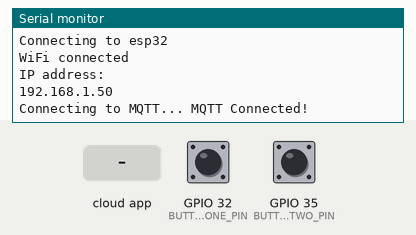
A sketch run on a simulated ESP32. On the bench: the last lines printed to the serial monitor. The test bench sets the inputs (shaded band); at power-on: GPIO 32 (BUTTON_ONE_PIN) HIGH, GPIO 35 (BUTTON_TWO_PIN) HIGH. WiFi joins after 1.5 s; servers stay silent unless stated; EEPROM starts erased; no MQTT or app messages arrive unless stated.

Above: at 5.2 s.
5.3 s: GPIO 32 (BUTTON_ONE_PIN) pulled LOW for 1 s
At 7.1 s:
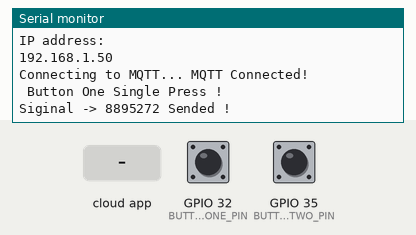
8.2 s: GPIO 35 (BUTTON_TWO_PIN) pulled LOW for 1 s
At 9.6 s:
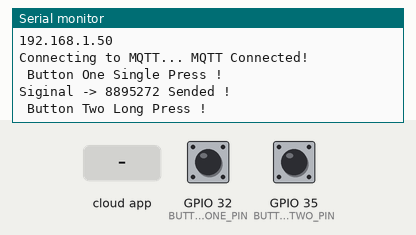
10.7 s: the phone or cloud app sets parking-open to OPEN
At 10.98 s:
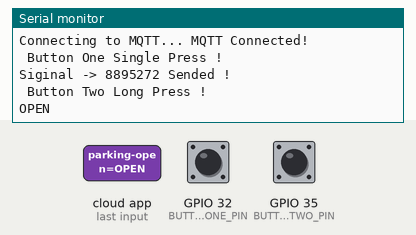
12.2 s: the phone or cloud app sets parking-close to CLOSE
At 12.48 s:
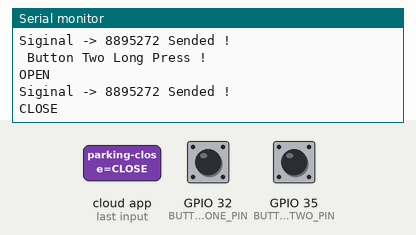
13.7 s: GPIO 32 (BUTTON_ONE_PIN) pulled LOW for 3.2 s
At 17.9 s:
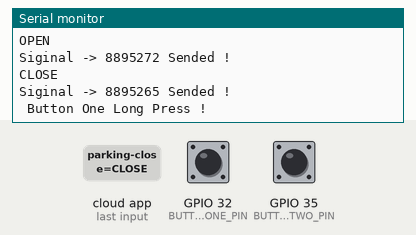
18.4 s: GPIO 35 (BUTTON_TWO_PIN) pulled LOW for 1 s
At 19.7 s:
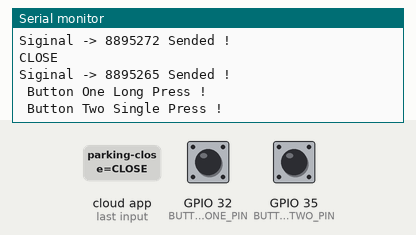

The sketch:

Project_sketch.ino
```cpp
/*
  Simple example for receiving

  https://github.com/sui77/rc-switch/
*/

#include <RCSwitch.h>
#include <AceButton.h>
#include <WiFi.h>
#include "WiFiClientSecure.h"
#include "Adafruit_MQTT.h"
#include "Adafruit_MQTT_Client.h"
#include <FastLED.h>
#include <Preferences.h>


// RF Code
RCSwitch receiverRF = RCSwitch();
RCSwitch transmiterRF = RCSwitch();


// ACE Button Code
using namespace ace_button;
const int BUTTON_ONE_PIN = 32;
const int BUTTON_TWO_PIN = 35;
// ---------------------------

// RF Pins
const int RF_PIN_RECEIVE = 4;
const int RF_PIN_TRANSMIT = 2;
// ---------------------------

const int LED_PIN = 2;
const int LED_ON = HIGH;
const int LED_OFF = LOW;


/************************* WiFi Access Point *********************************/

#define WLAN_SSID "esp32"
#define WLAN_PASS "12345678"
// #define WLAN_SSID "AndroidAPE2DB"
// #define WLAN_PASS "ioeo1875"

/************************* Adafruit.io Setup *********************************/

#define AIO_SERVER "io.adafruit.com"
#define AIO_SERVERPORT 8883
#define AIO_USERNAME "wotox"
#define AIO_KEY "aio_OOSE07Gwa9258cJ5jT1uU7mTf8uj"

/************ Global State (you don't need to change this!) ******************/

WiFiClientSecure client;

Adafruit_MQTT_Client mqtt(&client, AIO_SERVER, AIO_SERVERPORT, AIO_USERNAME, AIO_KEY);

// io.adafruit.com root CA
const char* adafruitio_root_ca =
  "-----BEGIN CERTIFICATE-----\n"
  "MIIDrzCCApegAwIBAgIQCDvgVpBCRrGhdWrJWZHHSjANBgkqhkiG9w0BAQUFADBh\n"
  "MQswCQYDVQQGEwJVUzEVMBMGA1UEChMMRGlnaUNlcnQgSW5jMRkwFwYDVQQLExB3\n"
  "d3cuZGlnaWNlcnQuY29tMSAwHgYDVQQDExdEaWdpQ2VydCBHbG9iYWwgUm9vdCBD\n"
  "QTAeFw0wNjExMTAwMDAwMDBaFw0zMTExMTAwMDAwMDBaMGExCzAJBgNVBAYTAlVT\n"
  "MRUwEwYDVQQKEwxEaWdpQ2VydCBJbmMxGTAXBgNVBAsTEHd3dy5kaWdpY2VydC5j\n"
  "b20xIDAeBgNVBAMTF0RpZ2lDZXJ0IEdsb2JhbCBSb290IENBMIIBIjANBgkqhkiG\n"
  "9w0BAQEFAAOCAQ8AMIIBCgKCAQEA4jvhEXLeqKTTo1eqUKKPC3eQyaKl7hLOllsB\n"
  "CSDMAZOnTjC3U/dDxGkAV53ijSLdhwZAAIEJzs4bg7/fzTtxRuLWZscFs3YnFo97\n"
  "nh6Vfe63SKMI2tavegw5BmV/Sl0fvBf4q77uKNd0f3p4mVmFaG5cIzJLv07A6Fpt\n"
  "43C/dxC//AH2hdmoRBBYMql1GNXRor5H4idq9Joz+EkIYIvUX7Q6hL+hqkpMfT7P\n"
  "T19sdl6gSzeRntwi5m3OFBqOasv+zbMUZBfHWymeMr/y7vrTC0LUq7dBMtoM1O/4\n"
  "gdW7jVg/tRvoSSiicNoxBN33shbyTApOB6jtSj1etX+jkMOvJwIDAQABo2MwYTAO\n"
  "BgNVHQ8BAf8EBAMCAYYwDwYDVR0TAQH/BAUwAwEB/zAdBgNVHQ4EFgQUA95QNVbR\n"
  "TLtm8KPiGxvDl7I90VUwHwYDVR0jBBgwFoAUA95QNVbRTLtm8KPiGxvDl7I90VUw\n"
  "DQYJKoZIhvcNAQEFBQADggEBAMucN6pIExIK+t1EnE9SsPTfrgT1eXkIoyQY/Esr\n"
  "hMAtudXH/vTBH1jLuG2cenTnmCmrEbXjcKChzUyImZOMkXDiqw8cvpOp/2PV5Adg\n"
  "06O/nVsJ8dWO41P0jmP6P6fbtGbfYmbW0W5BjfIttep3Sp+dWOIrWcBAI+0tKIJF\n"
  "PnlUkiaY4IBIqDfv8NZ5YBberOgOzW6sRBc4L0na4UU+Krk2U886UAb3LujEV0ls\n"
  "YSEY1QSteDwsOoBrp+uvFRTp2InBuThs4pFsiv9kuXclVzDAGySj4dzp30d8tbQk\n"
  "CAUw7C29C79Fv1C5qfPrmAESrciIxpg0X40KPMbp1ZWVbd4=\n"
  "-----END CERTIFICATE-----\n";


/****************************** Feeds ***************************************/


// Notice MQTT paths for AIO follow the form: <username>/feeds/<feedname>
Adafruit_MQTT_Publish parkingStateTopic = Adafruit_MQTT_Publish(&mqtt, AIO_USERNAME "/feeds/parking-state");


// ----------------------------- Subscribes------------------------
// Notice MQTT paths for AIO follow the form: <username>/feeds/<feedname>
Adafruit_MQTT_Subscribe parkingOpenSub = Adafruit_MQTT_Subscribe(&mqtt, AIO_USERNAME "/feeds/parking-open");
Adafruit_MQTT_Subscribe parkingCloseSub = Adafruit_MQTT_Subscribe(&mqtt, AIO_USERNAME "/feeds/parking-close");


// ------------------------------ Pereference --------------------------
Preferences preferences;
// ---------------------------------------------------------------------


// ------------------------------ Buttons Codes -----------------------------------------
AceButton buttonOne(BUTTON_ONE_PIN);
AceButton buttonTwo(BUTTON_TWO_PIN);
// --------------------------------------------------------------------------------------------


// ------------------------------ Radio FR Codes For Buttons ----------------------------------
int firstButtonCode = 0;
int secondButtonCode = 0;
// --------------------------------------------------------------------------------------------


// ---------------------------------- Recording Siginal Global & Buttons States ---------------
bool firstButtonRecordingState = false;
bool secondButtonRecordingState = false;
bool globalButtonRecordingState = false;
// --------------------------------------------------------------------------------------------


void setup() {
  Serial.begin(115200);
  preferences.begin("rf-code", false);


  pinMode(LED_PIN, OUTPUT);


  firstButtonCode = preferences.getInt("firstButtonCode", 8895272);
  secondButtonCode = preferences.getInt("secondButtonCode", 8895265);

  preferences.end();

  Serial.println(firstButtonCode);
  Serial.println(secondButtonCode);

  // RF Code
  receiverRF.enableReceive(RF_PIN_RECEIVE);
  transmiterRF.enableTransmit(RF_PIN_TRANSMIT);


  initWifi();
  initMQTT();
  initButtons();
}


void loop() {
  buttonOne.check();
  buttonTwo.check();
  MQTT_connect();
  recordSiginal();
  handleGlobalStateLed();
  handleSubscribers();
}
```

BUTTONS.ino
```cpp
void buttonTwoEvents(AceButton* button, uint8_t eventType, uint8_t) {
  switch (eventType) {
    case AceButton::kEventReleased:
      parkingStateTopic.publish("0");
      if (button->getPin() == BUTTON_ONE_PIN) {
        Serial.println(" Button One Single Press !");
        sendSiginal(firstButtonCode);
        parkingStateTopic.publish("0");
      }
      if (button->getPin() == BUTTON_TWO_PIN) {
        Serial.println(" Button Two Single Press !");
        sendSiginal(secondButtonCode);
        parkingStateTopic.publish("1");
      }
      break;
    case AceButton::kEventLongReleased:
      globalButtonRecordingState = true;
      if (button->getPin() == BUTTON_ONE_PIN) {
        Serial.println(" Button One Long Press !");
        firstButtonRecordingState = true;
      }
      if (button->getPin() == BUTTON_TWO_PIN) {
        Serial.println(" Button Two Long Press !");
        secondButtonRecordingState = true;
      }
      break;
  }
}

void initButtons() {
  pinMode(BUTTON_ONE_PIN, INPUT_PULLUP);
  pinMode(BUTTON_TWO_PIN, INPUT_PULLUP);
  ButtonConfig* buttonOneConfigs = ButtonConfig::getSystemButtonConfig();
  buttonOneConfigs->setEventHandler(buttonTwoEvents);
  buttonOneConfigs->setFeature(ButtonConfig::kFeatureDoubleClick);
  buttonOneConfigs->setFeature(ButtonConfig::kFeatureSuppressClickBeforeDoubleClick);
  buttonOneConfigs->setFeature(ButtonConfig::kFeatureSuppressAfterClick);
  buttonOneConfigs->setFeature(ButtonConfig::kFeatureSuppressAfterDoubleClick);
  buttonOneConfigs->setFeature(ButtonConfig::kFeatureSuppressAfterLongPress);
  buttonOneConfigs->setFeature(ButtonConfig::kFeatureLongPress);
}
```

LED.ino
```cpp
void handleGlobalStateLed() {

  if (globalButtonRecordingState) {
    digitalWrite(2, HIGH);
  } else {
    digitalWrite(2, LOW);
  }
}


void blinkLed() {


  for (int i = 0; i < 5; i++) {
    digitalWrite(2, HIGH);
    delay(100);
    digitalWrite(2, LOW);
    delay(100);
  }
}
```

MQTT.ino
```cpp
void initMQTT() {
  client.setCACert(adafruitio_root_ca);
  mqtt.subscribe(&parkingOpenSub);
  mqtt.subscribe(&parkingCloseSub);
}

void MQTT_connect() {
  int8_t ret;


  if (mqtt.connected()) {
    return;
  }

  Serial.print("Connecting to MQTT... ");

  uint8_t retries = 3;
  while ((ret = mqtt.connect()) != 0) {  // connect will return 0 for connected
    Serial.println(mqtt.connectErrorString(ret));
    Serial.println("Retrying MQTT connection in 5 seconds...");
    mqtt.disconnect();
    delay(5000);  // wait 5 seconds
    retries--;
    if (retries == 0) {

      while (1)
        ;
    }
  }

  Serial.println("MQTT Connected!");
}

void handleSubscribers() {
  Adafruit_MQTT_Subscribe *subscription;
  while ((subscription = mqtt.readSubscription())) {
    // Check if Button is one
    if (subscription == &parkingOpenSub) {
      String value = (char *)parkingOpenSub.lastread;
      Serial.println(value);
      if (value == "OPEN") {
        sendSiginal(firstButtonCode);
        parkingStateTopic.publish("1");
      }
    }
    // Check if Button is Two
    if (subscription == &parkingCloseSub) {
      String value = (char *)parkingCloseSub.lastread;
      Serial.println(value);
      if (value == "CLOSE") {
        sendSiginal(secondButtonCode);
        parkingStateTopic.publish("0");
      }
    }


  }
}
```

RF_RECEIVE.ino
```cpp
void recordSiginal() {
  if (receiverRF.available()) {
    preferences.begin("rf-code", false);
    int recordingCode = 0;
    Serial.print("Received ");
    recordingCode = receiverRF.getReceivedValue();
    if (firstButtonRecordingState) {
      firstButtonCode = recordingCode;
      preferences.putInt("firstButtonCode", recordingCode);
    }
    if (secondButtonRecordingState) {
      secondButtonCode = recordingCode;
      preferences.putInt("secondButtonCode", recordingCode);
    }
    receiverRF.resetAvailable();
    resetStates();
    Serial.println("Recorded Code -> " + String(recordingCode));
    preferences.end();


    globalButtonRecordingState = false;
  }
}

void resetStates() {
  firstButtonRecordingState = false;
  secondButtonRecordingState = false;
  globalButtonRecordingState = false;
}
```

RF_SEND.ino
```cpp
void sendSiginal(int code) {
  transmiterRF.send(code,24);
  Serial.println("Siginal -> " + String(code) + " Sended !");
  blinkLed();
}
```

WIFI.ino
```cpp
void initWifi() {
  Serial.println();
  Serial.println();
  Serial.print("Connecting to ");
  Serial.println(WLAN_SSID);

  delay(1000);

  WiFi.begin(WLAN_SSID, WLAN_PASS);
  delay(2000);

  while (WiFi.status() != WL_CONNECTED) {
    delay(500);
    Serial.print(".");
  }
  Serial.println();

  Serial.println("WiFi connected");
  Serial.println("IP address: ");
  Serial.println(WiFi.localIP());
  blinkLed();
}
```

Measured:
- after the input at 5.3 s, the serial monitor: prints a new line after 1.0 s (image 1)
- after the input at 8.2 s, the serial monitor: prints a new line after 1.0 s (image 2)
- after the input at 10.7 s, the serial monitor: prints a new line at once (image 3)
- after the input at 12.2 s, the serial monitor: prints a new line at once (image 4)
- after the input at 13.7 s, the serial monitor: prints a new line after 3.2 s (image 5)
- after the input at 18.4 s, the serial monitor: prints a new line after 1.0 s (image 6)
